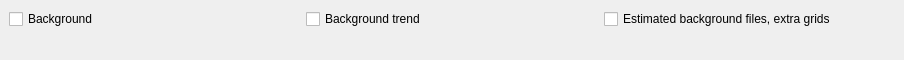
            <widget class="QWidget" name="backgroundPage_3">
             <property name="geometry">
              <rect>
               <x>0</x>
               <y>0</y>
               <width>904</width>
               <height>60</height>
              </rect>
             </property>
             <attribute name="label">
              <string>Background</string>
             </attribute>
             <layout class="QGridLayout" name="_39">
              <property name="margin">
               <number>9</number>
              </property>
              <property name="spacing">
               <number>6</number>
              </property>
              <item row="0" column="0">
               <widget class="QCheckBox" name="oBackgroundCheckBox">
                <property name="toolTip">
                 <string>&lt;qt&gt;Should the background be a part of the output?</string>
                </property>
                <property name="text">
                 <string>Background</string>
                </property>
               </widget>
              </item>
              <item row="0" column="1">
               <widget class="QCheckBox" name="oBackgroundTrendCheckBox">
                <property name="toolTip">
                 <string>&lt;qt&gt;Should the background trend be a part of the output?</string>
                </property>
                <property name="text">
                 <string>Background trend</string>
                </property>
               </widget>
              </item>
              <item row="2" column="0">
               <spacer>
                <property name="orientation">
                 <enum>Qt::Vertical</enum>
                </property>
                <property name="sizeType">
                 <enum>QSizePolicy::Expanding</enum>
                </property>
                <property name="sizeHint" stdset="0">
                 <size>
                  <width>20</width>
                  <height>10</height>
                 </size>
                </property>
               </spacer>
              </item>
              <item row="0" column="2">
               <widget class="QCheckBox" name="oExtraGridsCheckBox">
                <property name="toolTip">
                 <string>&lt;qt&gt;Should the estimated background files be a part of the output?</string>
                </property>
                <property name="text">
                 <string>Estimated background files, extra grids</string>
                </property>
               </widget>
              </item>
             </layout>
            </widget>
